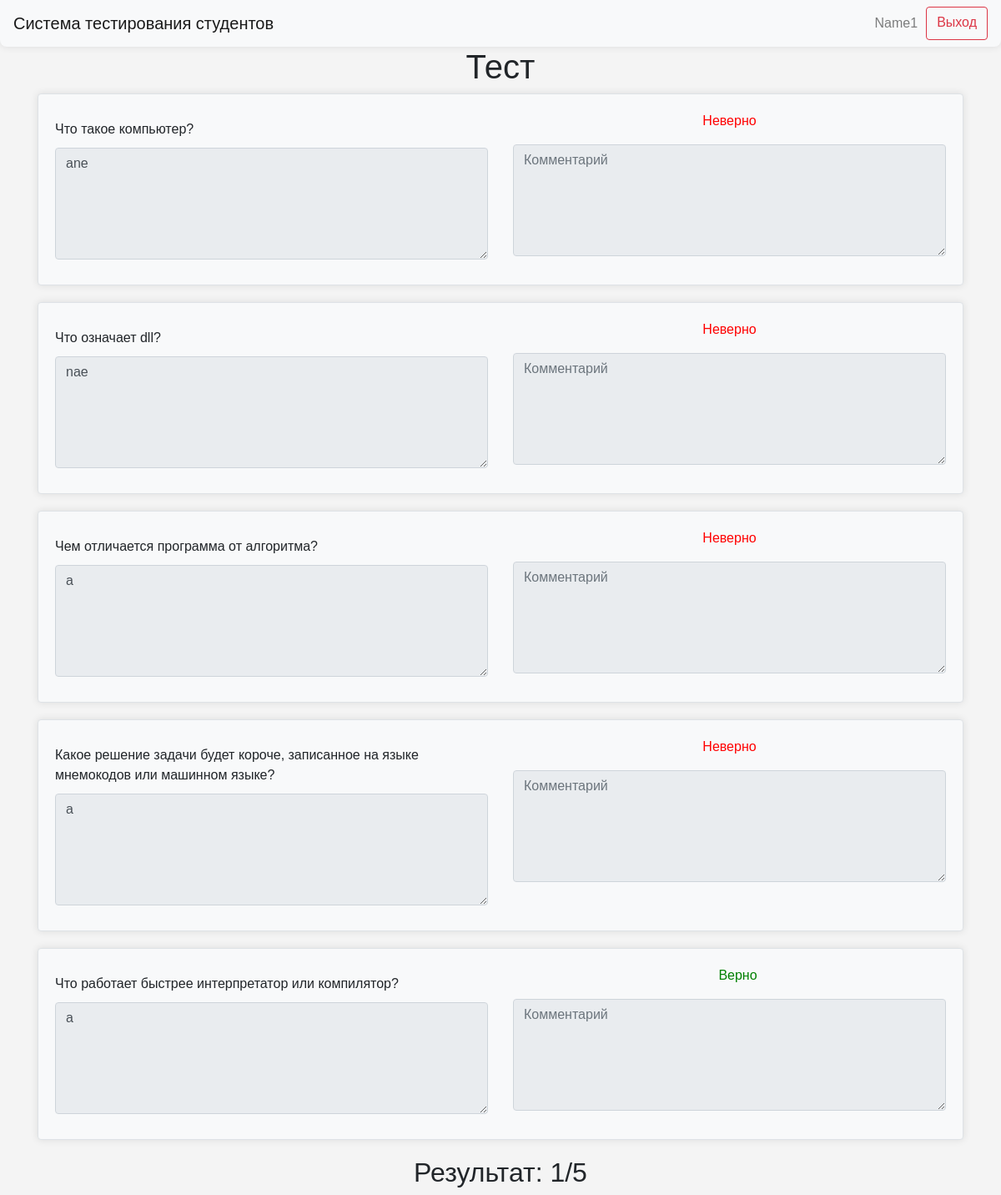
The app's page /test_result_view/17 (signed in) with its own data.
### data/users.py (models this page shows)
class User(SqlAlchemyBase, UserMixin, SerializerMixin):
    __tablename__ = "users"
    id = sqlalchemy.Column(
        sqlalchemy.Integer,
        primary_key=True,
        autoincrement=True,
    )
    name = sqlalchemy.Column(
        sqlalchemy.String,
        nullable=True,
    )
    group_id = sqlalchemy.Column(
        sqlalchemy.Integer,
        sqlalchemy.ForeignKey(
            "groups.id",
            ondelete="CASCADE",
        ),
        nullable=False,
    )
    date_of_birth = sqlalchemy.Column(
        sqlalchemy.Date,
        nullable=False,
    )
    user_level = sqlalchemy.Column(
        sqlalchemy.String,
        default="student",
    )

### data/questions.py (models this page shows)
class Question(SqlAlchemyBase, UserMixin, SerializerMixin):
    __tablename__ = "questions"
    id = sqlalchemy.Column(sqlalchemy.Integer,
                           primary_key=True, autoincrement=True)
    text = sqlalchemy.Column(sqlalchemy.String, nullable=True)
    topic_id = sqlalchemy.Column(sqlalchemy.Integer, sqlalchemy.ForeignKey("topics.id"), nullable=True)

### data/blitz_tests.py (models this page shows)
class BlitzTest(SqlAlchemyBase, UserMixin, SerializerMixin):
    __tablename__ = "blitz_tests"
    id = sqlalchemy.Column(sqlalchemy.Integer,
                           primary_key=True, autoincrement=True)
    date = sqlalchemy.Column(sqlalchemy.DateTime, default=datetime.datetime.now)
    question_1 = sqlalchemy.Column(sqlalchemy.Integer, sqlalchemy.ForeignKey("questions.id"))
    question_2 = sqlalchemy.Column(sqlalchemy.Integer, sqlalchemy.ForeignKey("questions.id"))
    question_3 = sqlalchemy.Column(sqlalchemy.Integer, sqlalchemy.ForeignKey("questions.id"))
    question_4 = sqlalchemy.Column(sqlalchemy.Integer, sqlalchemy.ForeignKey("questions.id"))
    question_5 = sqlalchemy.Column(sqlalchemy.Integer, sqlalchemy.ForeignKey("questions.id"))
    answer_1 = sqlalchemy.Column(sqlalchemy.String, nullable=True)
    answer_2 = sqlalchemy.Column(sqlalchemy.String, nullable=True)
    answer_3 = sqlalchemy.Column(sqlalchemy.String, nullable=True)
    answer_4 = sqlalchemy.Column(sqlalchemy.String, nullable=True)
    answer_5 = sqlalchemy.Column(sqlalchemy.String, nullable=True)
    comment_1 = sqlalchemy.Column(sqlalchemy.String, nullable=True)
    comment_2 = sqlalchemy.Column(sqlalchemy.String, nullable=True)
    comment_3 = sqlalchemy.Column(sqlalchemy.String, nullable=True)
    comment_4 = sqlalchemy.Column(sqlalchemy.String, nullable=True)
    comment_5 = sqlalchemy.Column(sqlalchemy.String, nullable=True)
    result_answer_1 = sqlalchemy.Column(sqlalchemy.Boolean, nullable=True)
    result_answer_2 = sqlalchemy.Column(sqlalchemy.Boolean, nullable=True)
    result_answer_3 = sqlalchemy.Column(sqlalchemy.Boolean, nullable=True)
    result_answer_4 = sqlalchemy.Column(sqlalchemy.Boolean, nullable=True)
    result_answer_5 = sqlalchemy.Column(sqlalchemy.Boolean, nullable=True)
    student = sqlalchemy.Column(sqlalchemy.Integer, sqlalchemy.ForeignKey("users.id"))

### server.py (the view)
@app.route("/test_result_view/<int:test_id>")
@login_required
def test_result_view(test_id):
    db_sess = db_session.create_session()
    test = db_sess.query(BlitzTest).filter(BlitzTest.id == test_id).first()
    questions = [
        db_sess.query(Question).filter(Question.id == test.question_1).first(),
        db_sess.query(Question).filter(Question.id == test.question_2).first(),
        db_sess.query(Question).filter(Question.id == test.question_3).first(),
        db_sess.query(Question).filter(Question.id == test.question_4).first(),
        db_sess.query(Question).filter(Question.id == test.question_5).first(),
    ]
    answers = [
        db_sess.query(BlitzTest.answer_1).filter(BlitzTest.id == test_id).first(),
        db_sess.query(BlitzTest.answer_2).filter(BlitzTest.id == test_id).first(),
        db_sess.query(BlitzTest.answer_3).filter(BlitzTest.id == test_id).first(),
        db_sess.query(BlitzTest.answer_4).filter(BlitzTest.id == test_id).first(),
        db_sess.query(BlitzTest.answer_5).filter(BlitzTest.id == test_id).first(),
    ]
    comments = [
        db_sess.query(BlitzTest.comment_1).filter(BlitzTest.id == test_id)[0],
        db_sess.query(BlitzTest.comment_2).filter(BlitzTest.id == test_id)[0],
        db_sess.query(BlitzTest.comment_3).filter(BlitzTest.id == test_id)[0],
        db_sess.query(BlitzTest.comment_4).filter(BlitzTest.id == test_id)[0],
        db_sess.query(BlitzTest.comment_5).filter(BlitzTest.id == test_id)[0],
    ]
    results = [
        db_sess.query(BlitzTest.result_answer_1).filter(BlitzTest.id == test_id)[0],
        db_sess.query(BlitzTest.result_answer_2).filter(BlitzTest.id == test_id)[0],
        db_sess.query(BlitzTest.result_answer_3).filter(BlitzTest.id == test_id)[0],
        db_sess.query(BlitzTest.result_answer_4).filter(BlitzTest.id == test_id)[0],
        db_sess.query(BlitzTest.result_answer_5).filter(BlitzTest.id == test_id)[0],
    ]
    que_ans_comm_results = zip(questions, answers, comments, results)
    test_result_n = 0
    if test.result_answer_1 == 1:
        test_result_n += 1
    if test.result_answer_2 == 1:
        test_result_n += 1
    if test.result_answer_3 == 1:
        test_result_n += 1
    if test.result_answer_4 == 1:
        test_result_n += 1
    if test.result_answer_5 == 1:
        test_result_n += 1
    if None in [
        test.result_answer_1,
        test.result_answer_2,
        test.result_answer_3,
        test.result_answer_4,
        test.result_answer_5,
    ]:
        test_result_n = "Не проверено"
    else:
        test_result_n = f"{test_result_n}/5"
    return render_template(
        "test_result_view.html",
        test=test,
        que_ans_comm_results=que_ans_comm_results,
        result=test_result_n,
        title="Тест",
    )

### data/db_session.py (called while the page is built)
def create_session() -> Session:
    global __factory
    return __factory()

### server.py (called while the page is built)
@login_manager.user_loader
def load_user(user_id):
    db_sess = db_session.create_session()
    return db_sess.query(User).get(user_id)

### templates/test_result_view.html
{% extends "base.html" %}
{% block content %}
<div class="container text-center">
    <h1>Тест</h1>
    <form action="{{ url_for('submit_test_result', test_id=test.id) }}" method="post">
        {% for question, answer, comment, result in que_ans_comm_results %}
        <div class="row">
            <div class="col-md-12 mx-auto border rounded custom-div" style="margin-bottom: 20px;">
                <div class="row">
                    <div class="col-md-6">
                        {% if question == None %}
                        <p class="text-left" style="margin: 10px 0;">Вопрос удален</p>
                        {% else %}
                        <p class="text-left" style="margin: 10px 0;">{{ question.text }}</p>
                        {% endif %}
                        {% if answer[0] == None %}
                        <textarea name="answer" class="form-control" rows="5" style="margin: 10px 0;"
                                  placeholder="Ваш ответ" readonly></textarea>
                        {% else %}
                        <textarea name="answer" class="form-control" rows="5" style="margin: 10px 0;"
                                  placeholder="Ваш ответ" readonly>{{ answer[0] }}</textarea>
                        {% endif %}
                    </div>
                    <div class="col-md-6">
                        {% if result[0] == 1 %}
                        <div class="form-check">
                            <p style="color: green">
                                Верно
                            </p>
                        </div>
                        {% elif result[0] == 0%}
                        <p style="color: red">Неверно</p>
                        {% else %}
                        <p style="color: grey">Не проверено</p>
                        {% endif %}
                        {% if comment[0] == None %}
                        <textarea name="comment" class="form-control" rows="5" style="margin: 10px 0;"
                                  placeholder="Комментарий" readonly></textarea>
                        {% else %}
                        <textarea name="comment" class="form-control" rows="5" style="margin: 10px 0;"
                                  placeholder="Комментарий" readonly>{{ comment[0] }}</textarea>
                        {% endif %}
                    </div>
                </div>
            </div>
        </div>
        {% endfor %}
        <h2>Результат: {{ result }}</h2>
    </form>
</div>
{% endblock %}

### templates/base.html (shortened to what this page needs)
<!doctype html>
<html lang="en">
<head>
    <link rel="stylesheet"
          href="https://stackpath.bootstrapcdn.com/bootstrap/4.4.1/css/bootstrap.min.css"
>
    <link rel="stylesheet" type="text/css" href="../static/css/style.css">
</head>
<body>
<header>
    <nav class="navbar navbar-light bg-light custom-navbar">
        <a class="navbar-brand" href="/">Система тестирования студентов</a>
        {% if current_user.is_authenticated %}
        <div class="d-flex flex-row-reverse">
            <a class="btn btn-outline-danger spaced-element" style="margin-left: 10px; text-align: center;"
               href="/logout">Выход</a>
            {% if current_user.user_level == 'admin' %}
            <a class="navbar-text" style="margin-left: 10px; text-align: center;">{{ current_user.name }}</a>
            <a class="navbar-text" style="margin-left: 10px; text-align: center;" href="/select_group_for_test">Выдать тест</a>
            <a class="navbar-text" style="margin-left: 10px; text-align: center;" href="/topics">Темы</a>
            <a class="navbar-text" style="margin-left: 10px; text-align: center;" href="/groups">Студенты</a>
            {% else %}
            <a class="navbar-text" style="margin-left: 10px; text-align: center;" href="{{ url_for('personal_cabinet', user_id=current_user.id) }}">{{ current_user.name }}</a>
            {% endif %}
        </div>
        {% endif %}
    </nav>
</header>
<main role="main" class="container">
    {% block content %}
    {% endblock %}
</main>
</body>
</html>

### static/css/style.css (style rules this page uses)
body { font-family: Arial, sans-serif; margin: 0; padding: 0; background-color: #f4f4f4; }
.custom-div { width: 80%; margin: 0 auto; padding: 20px; background-color: #f8f9fa; border-radius: 0 0 8px 8px; box-shadow: 0 0 10px rgba(0,0,0,0.1); }
.custom-navbar { margin: 0 auto; background-color: #f8f9fa; border-radius: 0 0 8px 8px; box-shadow: 0 0 10px rgba(0,0,0,0.1); }

### records on screen
User: name "Name1"
Question: text "Что такое компьютер?", answer "ane", shows "Неверно"
Question: text "Что означает dll?", answer "nae", shows "Неверно"
Question: text "Чем отличается программа от алгоритма?", answer "a", shows "Неверно"
Question: text "Какое решение задачи будет короче, записанное на языке мнемокодов или машинном языке?", answer "a", shows "Неверно"
Question: text "Что работает быстрее интерпретатор или компилятор?", answer "a", shows "Верно"

### other values on screen
{{ result }} "1/5"
